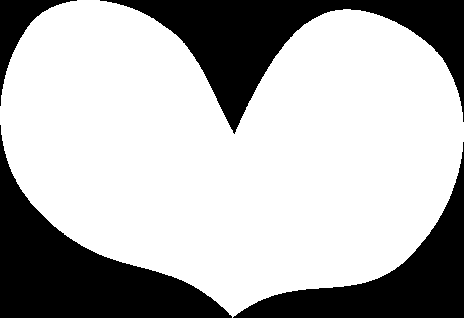
#> input picture mpeg7/Heart-5.png, 464 x 318 px; its folder holds only this picture in this run
$ python curvature.py
#> lines starting #> are read from the running program, lines starting #| are printed output that depends on the picture; after the words box and inside, x2 and y2 are one past the last pixel; in counts of white or black regions, pixels touching at a corner belong together
"""
Programmer: Chris Tralie
Purpose: To implement curvature/torsion scale space on sampled curves and to
         create animations of the algorithm in action

Reference:
[1] Mokhtarian, Farzin, and Alan Mackworth. "Scale-based description and recognition of planar curves and two-dimensional shapes." IEEE transactions on pattern analysis and machine intelligence 1 (1986): 34-43.
"""
import numpy as np
import matplotlib.pyplot as plt
from skimage.transform import resize
from scipy.ndimage.filters import gaussian_filter1d as gf1d
import matplotlib.animation as animation
from skimage import measure
import skimage.io

# [228 lines left out: functions get_curv_2d, get_curv_vectors, get_arclen, arclen_resample, get_zcs, get_scale_space_images and 2 more, not called in this run]


class CSSAnimator(animation.FuncAnimation):
    """
    A class for doing animation of curvature scale space images
    for 2D/3D curves
    """
    # [68 lines left out: functions __init__, _draw_frame, not called in this run]

def get_contour_curve(path, normalize=False, pad=True):
    """
    Extract a contour of a curve from an image using marching squares

    Parameters
    ----------
    path: string
        Path to image
    normalize: boolean
        Whether to perform RMS normalization on the curve

    Returns
    -------
    ndarray(N, 2)
        Sampled curve
    """
#> called with path = 'mpeg7/Heart-5.png', normalize = True, pad = True

    ## Center the point cloud on its centroid and normalize
    #by its root mean square distance to the origin.  Note that this
    #does not change the normals at all, only the points, since it's a
    #uniform scale
    J = skimage.io.imread(path)
#> J: shape (318, 464) bool; 70.5% white; 4 black regions, box (x1, y1, x2, y2) and area: (0, 125, 232, 318) 15504, (100, 0, 464, 134) 15332, (233, 142, 464, 318) 10738, (0, 0, 77, 106) 1991
    if len(J.shape) > 2:
        J = J[:, :, 0]
    I = J
    if pad:
        M, N = J.shape
#> M = 318; N = 464
        I = np.zeros((M*2, N*2))
        I[int(M/2):int(M/2)+M, int(N/2):int(N/2)+N] = J
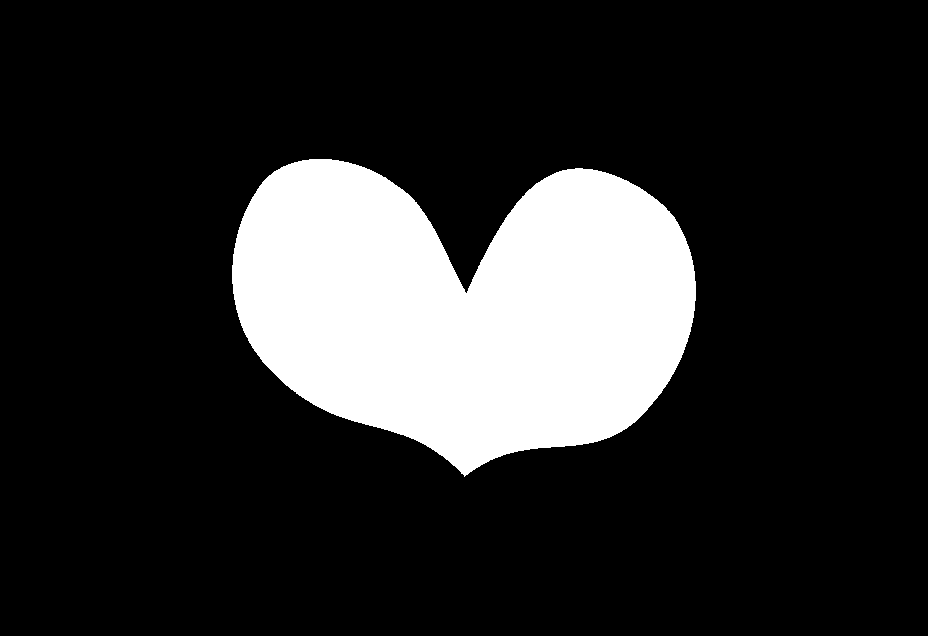
#> I: shape (636, 928) float64; values 0 (black) and 1 (white), 17.6% white; 1 white region, box (x1, y1, x2, y2) and area: (232, 159, 696, 477) 103987
    X = measure.find_contours(I, 0.5)[0]
#> X = 1815 pairs, first value 158.5 to 476.5, second value 231.5 to 695.5
    X = np.fliplr(X)
#> X = 1815 pairs, first value 231.5 to 695.5, second value 158.5 to 476.5
    X[:, 1] *= -1
    if normalize:
        X = X - np.mean(X, axis=0, keepdims=True)
#> X = 1815 pairs, first value -232.6 to 231.4, second value -175.9 to 142.1
        X = X*np.sqrt(X.shape[0]/np.sum(X**2))
#> X = 1815 pairs, first value -1.27 to 1.26, second value -0.961 to 0.777
    return X

if __name__ == '__main__':
    import glob
    import os
    plt.figure(figsize=(8, 8))
    for f in glob.glob("mpeg7/*.png"):
        print(f)
        fout = f[0:-4] + "_plot.png"
        if os.path.exists(fout):
            continue
        X = get_contour_curve(f, normalize=True, pad=True)
        plt.clf()
        plt.plot(X[:, 0], X[:, 1])
        plt.axis("equal")
        plt.savefig(fout)
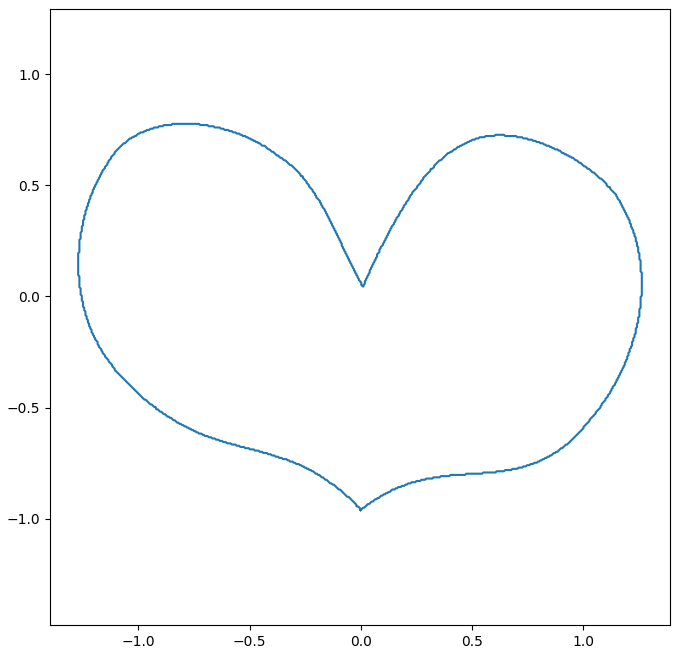
#> figure drawn by matplotlib, 1 panel


    #sigmas = np.linspace(10, 160, 160)
    #fig = plt.figure(figsize=(8, 6))
    #ani = CSSAnimator(fig, X, sigmas, "out.mp4", loop = True)

$ run again, on mpeg7/bat-13.png
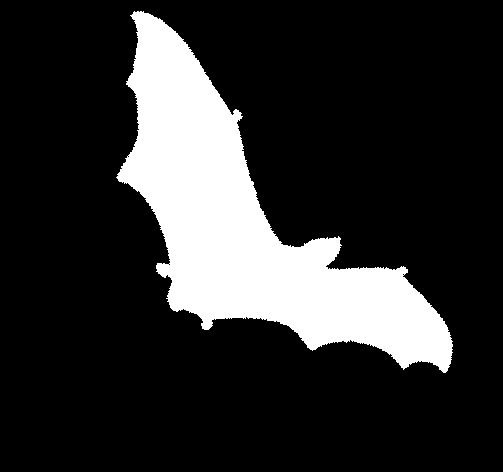
#> input picture mpeg7/bat-13.png, 503 x 472 px
#> J: shape (472, 503) bool; 18.3% white; 1 white region, box (x1, y1, x2, y2) and area: (116, 11, 453, 373) 43481
#> in get_contour_curve, `I[int(M/2):int(M/2)+M, int(N/2):int(N/2)+N] = J`:
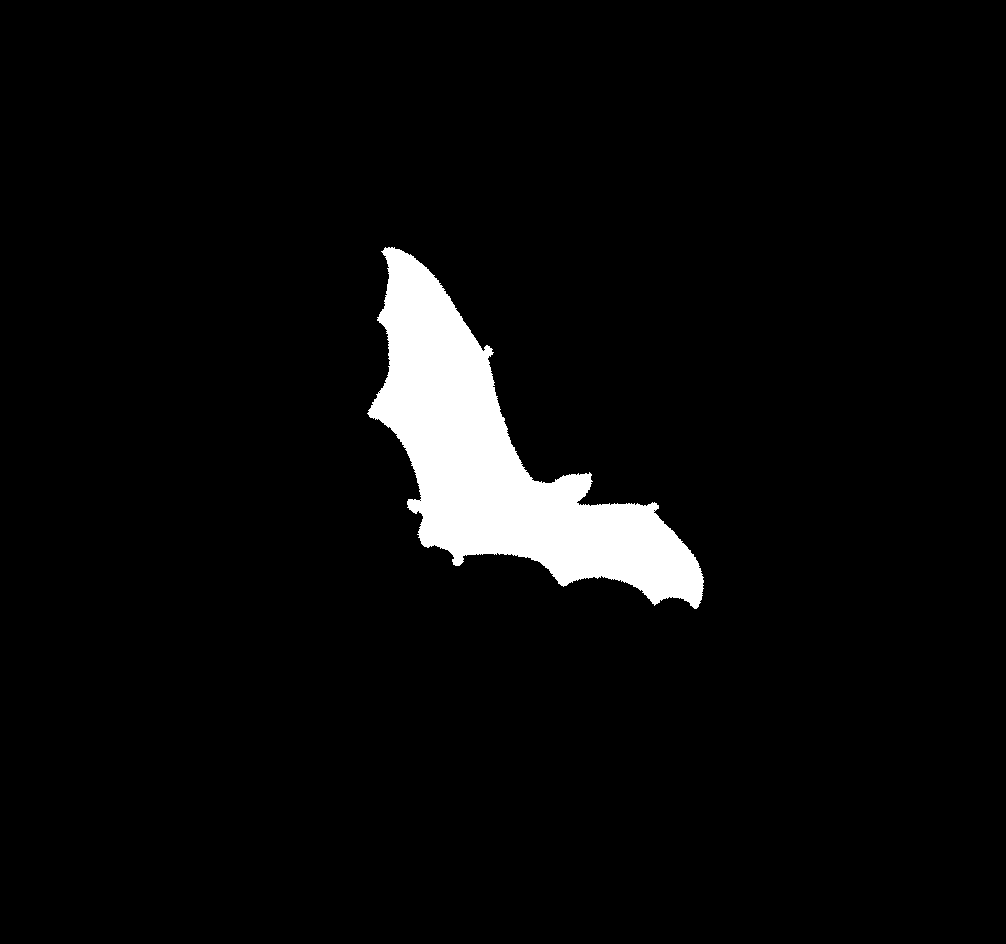
#> I: shape (944, 1006) float64; values 0 (black) and 1 (white), 4.6% white; 1 white region, box (x1, y1, x2, y2) and area: (367, 247, 704, 609) 43481
#> in get_contour_curve, `X = measure.find_contours(I, 0.5)[0]`: X = 1981 pairs, first value 246.5 to 608.5, second value 366.5 to 703.5
#> in get_contour_curve, `X = np.fliplr(X)`: X = 1981 pairs, first value 366.5 to 703.5, second value 246.5 to 608.5
#> in get_contour_curve, `X = X - np.mean(X, axis=0, keepdims=True)`: X = 1981 pairs, first value -142.7 to 194.3, second value -148.1 to 213.9
#> in get_contour_curve, `X = X*np.sqrt(X.shape[0]/np.sum(X**2))`: X = 1981 pairs, first value -0.966 to 1.31, second value -1 to 1.45
#> `plt.savefig(fout)`:
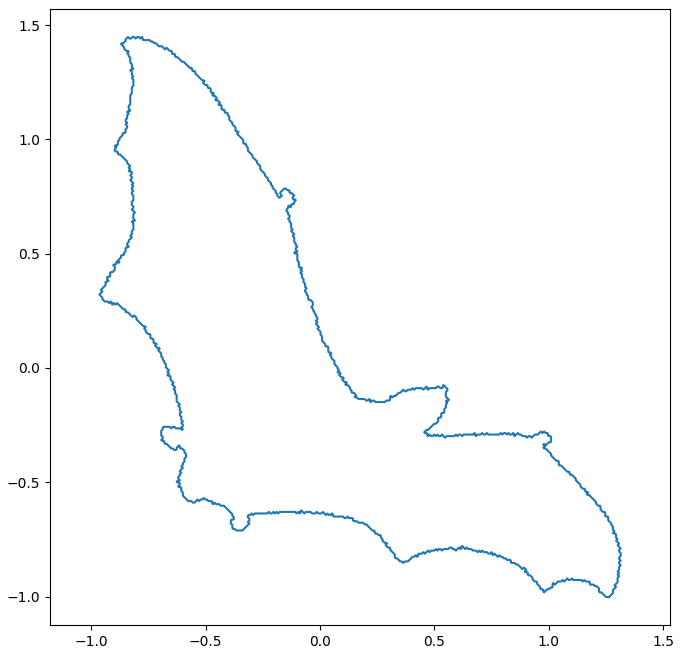
#> figure drawn by matplotlib, 1 panel

$ run again, on mpeg7/bat-20.png
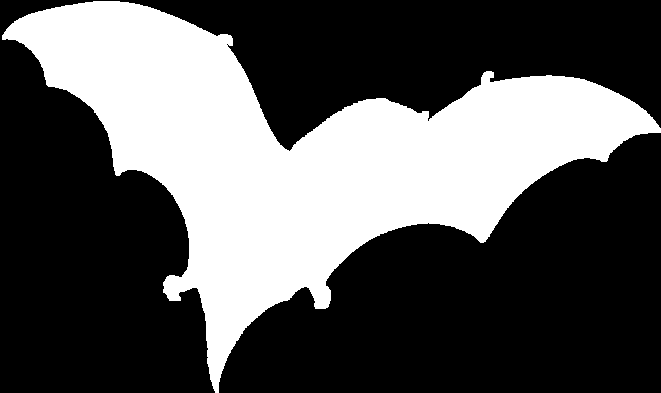
#> input picture mpeg7/bat-20.png, 661 x 393 px
#> J: shape (393, 661) bool; 34.5% white; 1 white region, box (x1, y1, x2, y2) and area: (2, 1, 661, 393) 89600
#> in get_contour_curve, `I[int(M/2):int(M/2)+M, int(N/2):int(N/2)+N] = J`:
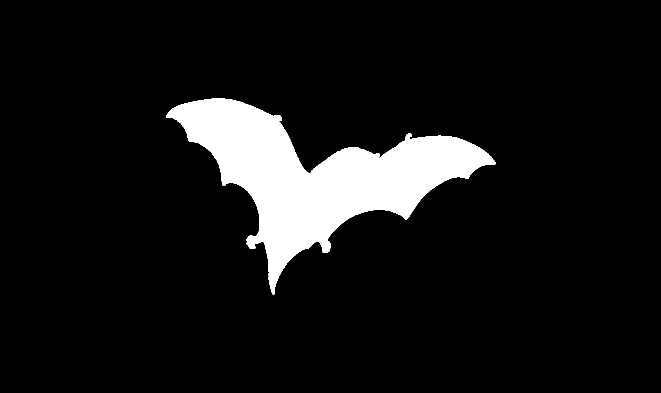
#> I: shape (786, 1322) float64 (shown at 1/2 size); values 0 (black) and 1 (white), 8.6% white; 1 white region, box (x1, y1, x2, y2) and area: (332, 197, 991, 589) 89600
#> in get_contour_curve, `X = measure.find_contours(I, 0.5)[0]`: X = 2567 pairs, first value 196.5 to 588.5, second value 331.5 to 990.5
#> in get_contour_curve, `X = np.fliplr(X)`: X = 2567 pairs, first value 331.5 to 990.5, second value 196.5 to 588.5
#> in get_contour_curve, `X = X - np.mean(X, axis=0, keepdims=True)`: X = 2567 pairs, first value -306.1 to 352.9, second value -230.4 to 161.6
#> in get_contour_curve, `X = X*np.sqrt(X.shape[0]/np.sum(X**2))`: X = 2567 pairs, first value -1.48 to 1.71, second value -1.12 to 0.783
#> `plt.savefig(fout)`:
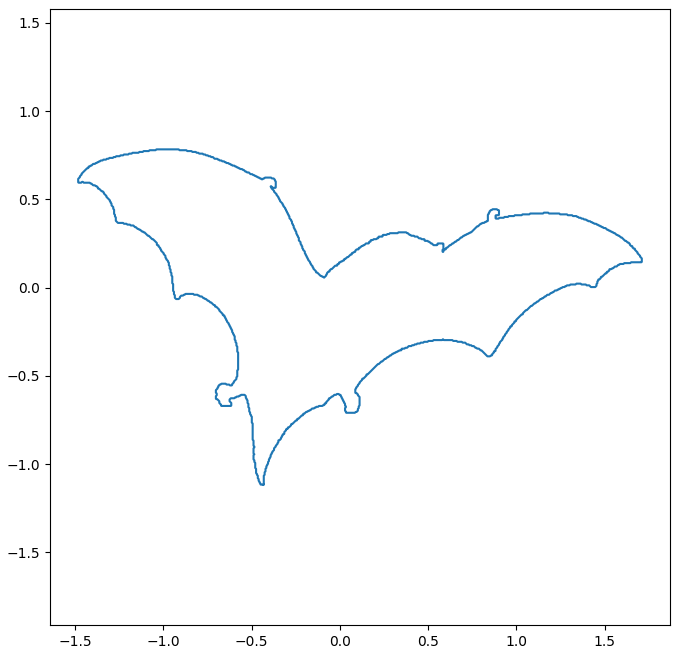
#> figure drawn by matplotlib, 1 panel
